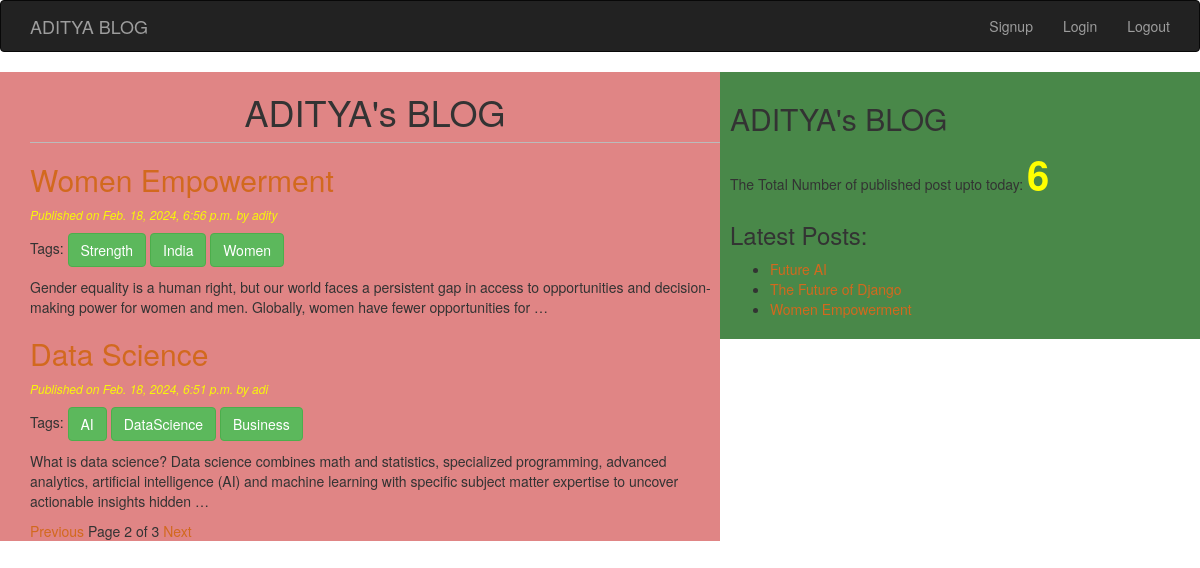
Page /?page=2 (signed in) on the committed database.
### blog/models.py (models this page shows, shortened)
class Post(models.Model):
    STATUS_CHOICES = (('draft','Draft'),('published','Published'))
    title = models.CharField(max_length =225)
    slug = models.SlugField(max_length=264, unique_for_date='publish')
    author = models.ForeignKey(User,related_name ='blog_posts',on_delete=models.CASCADE)
    body = models.TextField()
    publish = models.DateTimeField(default=timezone.now)
    created= models.DateTimeField(auto_now_add = True)
    updated = models.DateTimeField(auto_now = True)
    status = models.CharField(max_length= 10, choices=STATUS_CHOICES,default= 'draft')
    objects = CustomManager()
    tags= TaggableManager()
    class Meta:
        ordering = ('-publish',)
    def get_absolute_url(self):
        return reverse('post_detail', args=[self.publish.year,self.publish.strftime('%m'),self.publish.strftime('%d'), self.slug])

### blog/views.py (the view)
# urls.py: path('', views.PostListView),
@login_required
def PostListView(request,tag_slug=None):
    post_list = Post.objects.all()
    tag = None
    if tag_slug:
        tag=get_object_or_404(Tag,slug=tag_slug)
        post_list=post_list.filter(tags__in=[tag])
    paginator = Paginator(post_list,2) #how many page you want
    page_number =request.GET.get('page')
    try:
        post_list=paginator.page(page_number)
    except PageNotAnInteger:
        post_list=paginator.page(1)
    except EmptyPage: #last page
        post_list=paginator.page(paginator.num_pages)
    return render(request,'blog/post_list.html', {'post_list':post_list,'tag':tag})

### blog/models.py (called while the page is built)
    def get_queryset(self):
        return super().get_queryset().filter(status='published')

### blog/templatetags/blog_tags.py (called while the page is built)
@register.simple_tag(name='my_tag')
def total_posts():
    return Post.objects.count()

@register.inclusion_tag('blog/latest_post123.html')
def show_latest_post():
    latest_post = Post.objects.order_by('-publish')[:3]
    return {'latest_post': latest_post} #we are returning context object

### templates/blog/post_list.html (shortened to what this page needs)
<!DOCTYPE html>
{%extends 'blog/base.html'%}
{%block content%}
    <h1>ADITYA's BLOG</h1>
    {% for post in post_list%}
    <a href="{{post.get_absolute_url}}"><h2>{{post.title}}</h2></a>
    <p id="date">Published on {{post.publish}} by {{post.author}}</p>
    <p>Tags:
        {%for tag in post.tags.all%}
            <a href="{%url 'post_list_by_tag_name' tag.slug%}" class="btn btn-success">{{tag.name}}</a>
        {%endfor%}
    </p>
    {{post.body| truncatewords:30|linebreaks}}
    {%endfor%}
    {%include 'blog/pagination.html' with page=post_list%}
{%endblock%}

### templates/blog/latest_post123.html
<ul>
    {%for post in latest_post%}
    <li>
        <a href="{{post.get_absolute_url}}">{{post.title}}</a>
    </li>
    {%endfor%}
</ul>

### static/css/blog.css (style rules this page uses)
h1 { text-align: center; border-bottom: 1px solid #bbb; padding-bottom: 10px; }
#date { color: rgb(247, 247, 9); font-size: 12px; font-style: italic; }
a { color: chocolate; }

### rows in the picture
Post: title "Women Empowerment", publish "Feb. 18, 2024, 6:56 p.m.", author "adity", body "Gender equality is a human right, but our world faces a persistent gap in access to opportunities and decision-making power for women and men. Globally, women have fewer opportunities for …"
Tag: name "Strength"
Tag: name "India"
Tag: name "Women"
Post: title "Data Science", publish "Feb. 18, 2024, 6:51 p.m.", author "adi", body "What is data science? Data science combines math and statistics, specialized programming, advanced analytics, artificial intelligence (AI) and machine learning with specific subject matter expertise to uncover actionable insights hidden …"
Tag: name "AI"
Tag: name "DataScience"
Tag: name "Business"

### other values in the picture
{{ page.number }} "2"
{{ page.paginator.num_pages }} "3"
